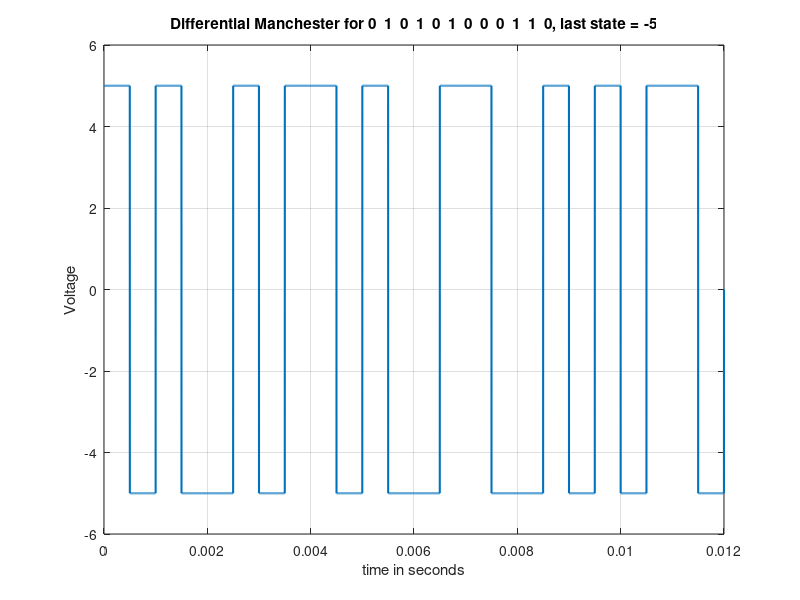

Write MATLAB code to recreate this figure.
clc
clear all
close all
bit_stream = [0 1 0 1 0 1 0 0 0 1 1 0];
no_bits = length(bit_stream);
bit_rate = 1000; 
pulse_per_bit = 2; 
pulse_duration = 1/((pulse_per_bit)*(bit_rate));
no_pulses = no_bits*pulse_per_bit;
samples_per_pulse = 500;
fs = (samples_per_pulse)/(pulse_duration); 
t = 0:1/fs:(no_pulses)*(pulse_duration); 
no_samples = length(t); 
dig_sig = zeros(1,no_samples);
max_voltage = +5;
min_voltage = -5;
inv_bit = 1; 
last_state = max_voltage;
inv_last_state = min_voltage; 
for i = 1:no_bits
 j = (i-1)*2;
 if bit_stream(i) == inv_bit
    dig_sig((j*(samples_per_pulse)+1):(j+1)*(samples_per_pulse)) = inv_last_state*ones(1,samples_per_pulse);

    dig_sig(((j+1)*(samples_per_pulse)+1):(j+2)*(samples_per_pulse)) = last_state*ones(1,samples_per_pulse);
 else
    dig_sig((j*(samples_per_pulse)+1):(j+1)*(samples_per_pulse)) = last_state*ones(1,samples_per_pulse);

    dig_sig(((j+1)*(samples_per_pulse)+1):(j+2)*(samples_per_pulse)) = inv_last_state*ones(1,samples_per_pulse);
     temp_cons = last_state; 
     last_state = inv_last_state;
     inv_last_state = temp_cons;
 end
end
figure
plot(t,dig_sig,'linewidth',1.5)
grid on
xlabel('time in seconds')
ylabel('Voltage')
ylim([(min_voltage - (max_voltage)*0.2) (max_voltage+max_voltage*0.2)])
title(['Differential Manchester for ',num2str(bit_stream),', last state = ',num2str(last_state),''])
